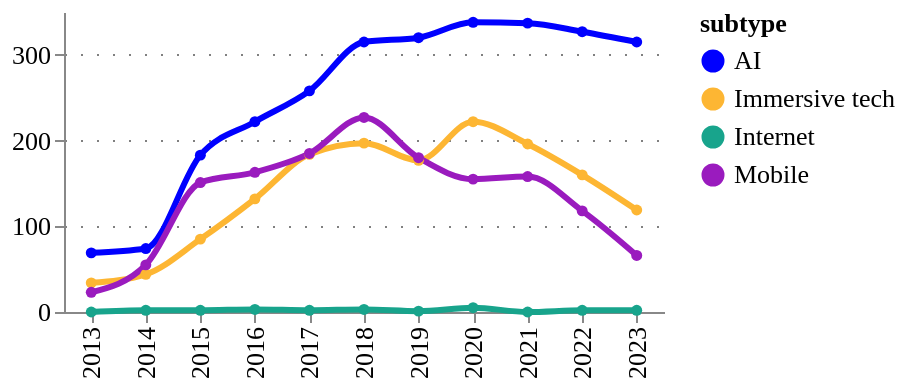

Notebook cell for this chart:
### Code cell
fig = pu.ts_smooth(
    tech_subtype_ts,
    ["AI", "Immersive tech", "Internet", "Mobile"],
    variable= "counts",
    variable_title = "",
    category_column = column,
    width = 300,
    height = 150,
    legend_orient='right',
)
pu.configure_plots(fig)

### Figure 1 — Vega-Lite specification as saved in the notebook (floating-point values rounded to 4 significant figures)
{"config": {"title": {"font": "Averta", "anchor": "start"}, "subtitle": {"font": "Averta"}, "axis": {"labelFont": "Averta", "titleFont": "Averta", "gridColor": "grey", "gridDash": [1, 7], "labelFontSize": 13, "titleFontSize": 13}, "header": {"labelFont": "Averta", "titleFont": "Averta"}, "legend": {"labelFont": "Averta", "titleFont": "Averta", "labelFontSize": 13, "titleFontSize": 13}, "range": {"category": ["#0000FF", "#FDB633", "#18A48C", "#9A1BBE", "#EB003B", "#FF6E47", "#646363", "#0F294A", "#97D9E3", "#A59BEE", "#F6A4B7", "#D2C9C0", "#FFFFFF", "#000000"], "ordinal": {"scheme": ["#0000FF", "#FDB633", "#18A48C", "#9A1BBE", "#EB003B", "#FF6E47", "#646363", "#0F294A", "#97D9E3", "#A59BEE", "#F6A4B7", "#D2C9C0", "#FFFFFF", "#000000"]}}, "view": {"strokeWidth": 0}}, "data": {"name": "data-564720b8b4090951e5dade8b9115a706"}, "mark": {"type": "line", "interpolate": "monotone", "point": {"filled": true, "size": 30}, "size": 3, "strokeDash": [0]}, "encoding": {"color": {"field": "subtype", "legend": {"orient": "right"}, "type": "nominal"}, "tooltip": [{"field": "year", "title": "Year", "type": "ordinal"}, {"field": "subtype", "type": "nominal"}, {"field": "counts", "format": ".3f", "title": "", "type": "quantitative"}], "x": {"field": "year", "title": "", "type": "ordinal"}, "y": {"field": "counts", "title": "", "type": "quantitative"}}, "height": 150, "title": {"anchor": "start", "text": "", "fontSize": 14, "subtitle": "", "subtitleFont": "Averta", "subtitleFontSize": 13}, "width": 300, "$schema": "https://vega.github.io/schema/vega-lite/v4.17.0.json", "datasets": {"data-564720b8b4090951e5dade8b9115a706": [{"year": 2013, "subtype": "AI", "counts": 69.0}, {"year": 2014, "subtype": "AI", "counts": 74.0}, {"year": 2015, "subtype": "AI", "counts": 183.0}, {"year": 2016, "subtype": "AI", "counts": 222.0}, {"year": 2017, "subtype": "AI", "counts": 258.0}, {"year": 2018, "subtype": "AI", "counts": 315.0}, {"year": 2019, "subtype": "AI", "counts": 320.0}, {"year": 2020, "subtype": "AI", "counts": 338.0}, {"year": 2021, "subtype": "AI", "counts": 337.0}, {"year": 2022, "subtype": "AI", "counts": 327.0}, {"year": 2023, "subtype": "AI", "counts": 315.0}, {"year": 2013, "subtype": "Immersive tech", "counts": 34.0}, {"year": 2014, "subtype": "Immersive tech", "counts": 44.0}, {"year": 2015, "subtype": "Immersive tech", "counts": 85.0}, {"year": 2016, "subtype": "Immersive tech", "counts": 132.0}, {"year": 2017, "subtype": "Immersive tech", "counts": 184.0}, {"year": 2018, "subtype": "Immersive tech", "counts": 197.0}, {"year": 2019, "subtype": "Immersive tech", "counts": 177.0}, {"year": 2020, "subtype": "Immersive tech", "counts": 222.0}, {"year": 2021, "subtype": "Immersive tech", "counts": 196.0}, {"year": 2022, "subtype": "Immersive tech", "counts": 160.0}, {"year": 2023, "subtype": "Immersive tech", "counts": 119.0}, {"year": 2013, "subtype": "Internet", "counts": 0.0}, {"year": 2014, "subtype": "Internet", "counts": 2.0}, {"year": 2015, "subtype": "Internet", "counts": 2.0}, {"year": 2016, "subtype": "Internet", "counts": 3.0}, {"year": 2017, "subtype": "Internet", "counts": 2.0}, {"year": 2018, "subtype": "Internet", "counts": 3.0}, {"year": 2019, "subtype": "Internet", "counts": 1.0}, {"year": 2020, "subtype": "Internet", "counts": 5.0}, {"year": 2021, "subtype": "Internet", "counts": 0.0}, {"year": 2022, "subtype": "Internet", "counts": 2.0}, {"year": 2023, "subtype": "Internet", "counts": 2.0}, {"year": 2013, "subtype": "Mobile", "counts": 23.0}, {"year": 2014, "subtype": "Mobile", "counts": 55.0}, {"year": 2015, "subtype": "Mobile", "counts": 151.0}, {"year": 2016, "subtype": "Mobile", "counts": 163.0}, {"year": 2017, "subtype": "Mobile", "counts": 185.0}, {"year": 2018, "subtype": "Mobile", "counts": 227.0}, {"year": 2019, "subtype": "Mobile", "counts": 180.0}, {"year": 2020, "subtype": "Mobile", "counts": 155.0}, {"year": 2021, "subtype": "Mobile", "counts": 158.0}, {"year": 2022, "subtype": "Mobile", "counts": 118.0}, {"year": 2023, "subtype": "Mobile", "counts": 66.0}]}}
